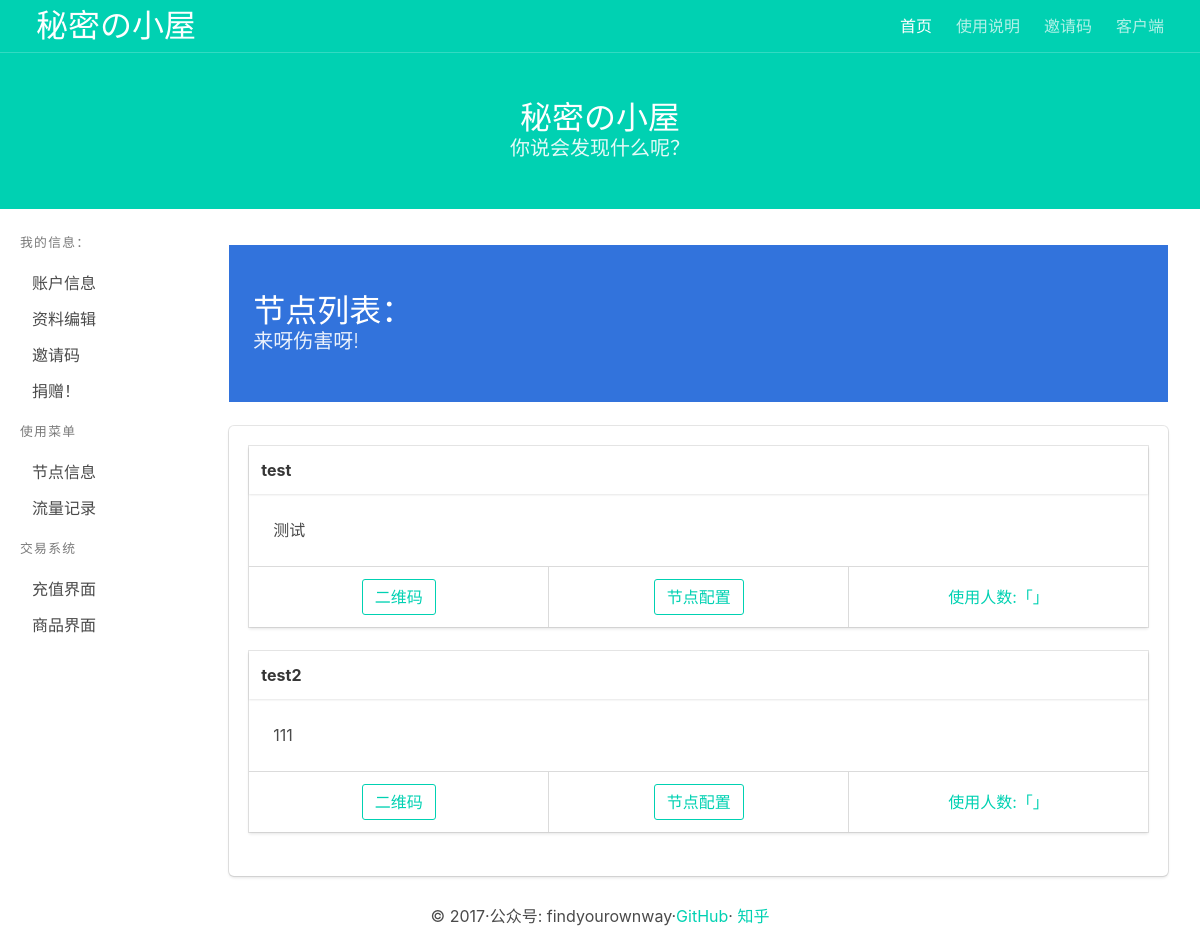
/nodeinfo, run on the app's committed database.
### shadowsocks/models.py (models this page shows, shortened)
class Node(models.Model):
    name = models.CharField('名字', max_length=32,)
    server = models.CharField('服务器IP', max_length=128,)
    menthod = models.CharField(
        '加密类型', default='aes-256-cfb', max_length=32, choices=METHOD_CHOICES,)
    info = models.CharField('节点说明', max_length=1024, blank=True, null=True,)
    status = models.CharField(
        '状态', max_length=32, default='ok', choices=STATUS_CHOICES,)
    node_id = models.IntegerField('节点id', primary_key=True,)
    class Meta:
        ordering = ['node_id']
        verbose_name_plural = '节点'

### shadowsocks/views.py (the view)
# urls.py: url(r'^nodeinfo$',views.nodeinfo,name='nodeinfo'),
def nodeinfo(request):
    nodelists = Node.objects.all()
    context = {
        'nodelists': nodelists,
    }
    return render(request, 'sspanel/nodeinfo.html', context=context)

### templates/sspanel/nodeinfo.html (shortened to what this page needs)
{% extends 'base.html' %} {% block main %}
<div class="column is-12">
<section class="hero is-info is-smaill">
  <div class="hero-body">
    <div class="container">
      <h1 class="title">
        节点列表：
      </h1>
      <h2 class="subtitle">
        来呀伤害呀!
      </h2>
    </div>
  </div>
</section>
</div>
<div class="column is-12">
    <div class="box nodelist">
        <ul>
            {% for list in nodelists %}
            <div class="card">
                <div class="card-header">
                    <p class="card-header-title">{{ list.name }}</p>
                </div>
                <div class="card-content">
                    <div class="content">
                        {{ list.info }}
                    </div>
                </div>
                <div class="card-footer">
                    <div class="card-footer-item">
                        <div class="block">
                            <a class="button is-primary is-outlined modal-button" data-target="modal-{{ list.name }}">二维码</a>
                        </div>
                    </div>
                    <div class="card-footer-item">
                        <div class="block">
                            <a class="button is-primary is-outlined modal-button" data-target="modal-{{ list.pk }}">节点配置</a>
                        </div>
                    </div>
                    <a class="card-footer-item">使用人数:「{{ list.count }}」</a>
                </div>
            </div>
            <br/> {% empty %}
            <div class="column is-12">
                <div class="notification is-info">
                    <h2 class="title">木有节点</h2>
                </div>
            </div>
            {% endfor %}
    </div>
</div>
</div>
{% endblock main %}

### data on the page
Node: name "test", info "测试"
Node: name "test2", info "111"
